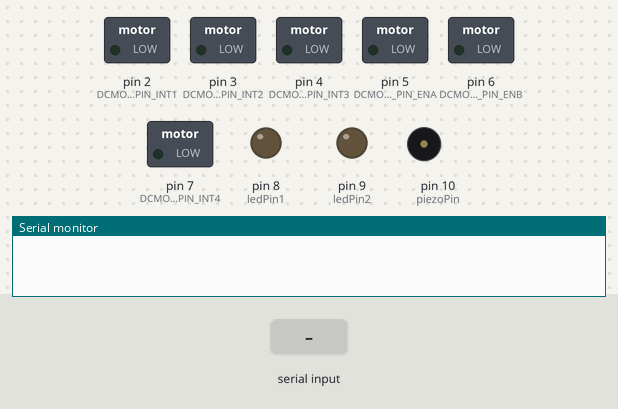
The sketch below on a simulated Arduino Uno, built with avr-gcc and run on an emulated ATmega328P. On the bench: switched loads named in the sketch (green lamp = pin HIGH), output pins drawn as LEDs (lit = HIGH), buzzer (waves = sounding), the last lines printed to the serial monitor. Dashed ring = blinking. Inputs (shaded band) come from the test bench.

Above: at 1.2 s.
1.3 s: "30,150\n" received over Serial
At 6.5 s:
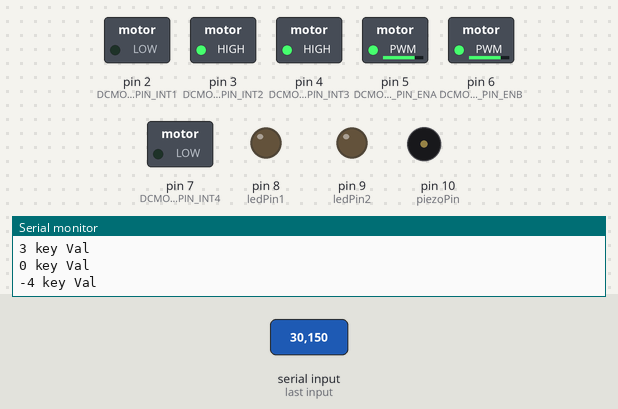
At 8.8 s:
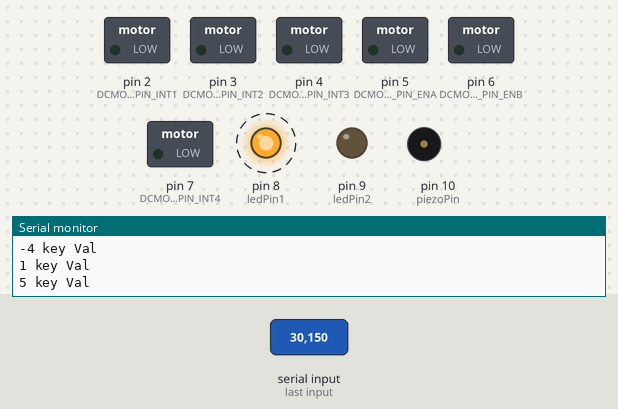
Timing chart, 0 to 15.8 s (numbered marks = the images above; inputs shaded):
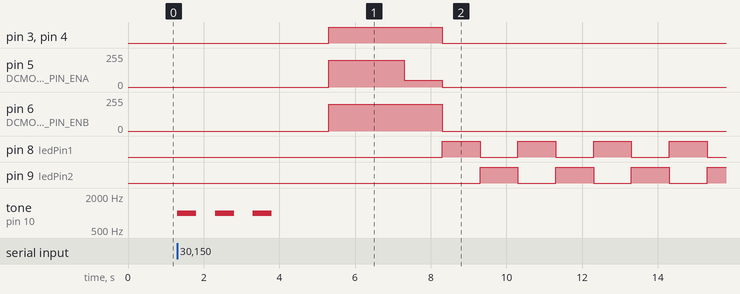

Measured:
- after the input at 1.3 s, pin 3 (DCMOTORDRIVERL298_PIN_INT2), pin 4 (DCMOTORDRIVERL298_PIN_INT3): LOW → HIGH after 4.0 s, → LOW 3.0 s later

The sketch:

Firmware.ino
```cpp
// Include Libraries
#include "Arduino.h"
#include "DCMDriverL298.h"


// Pin Definitions
#define DCMOTORDRIVERL298_PIN_INT1	2
#define DCMOTORDRIVERL298_PIN_ENB	6
#define DCMOTORDRIVERL298_PIN_INT2	3
#define DCMOTORDRIVERL298_PIN_ENA	5
#define DCMOTORDRIVERL298_PIN_INT3	4
#define DCMOTORDRIVERL298_PIN_INT4	7

int piezoPin = 10;
int ledPin1 = 8;
int ledPin2 = 9;


// Global variables and defines

// object initialization
DCMDriverL298 dcMotorDriverL298(DCMOTORDRIVERL298_PIN_ENA,DCMOTORDRIVERL298_PIN_INT1,DCMOTORDRIVERL298_PIN_INT2,DCMOTORDRIVERL298_PIN_ENB,DCMOTORDRIVERL298_PIN_INT3,DCMOTORDRIVERL298_PIN_INT4);

// Setup the essentials for your circuit to work. It runs first every time your circuit is powered with electricity.
void setup()
{
    // Setup Serial which is useful for debugging
    // Use the Serial Monitor to view printed messages
    Serial.begin(9600);
    pinMode(ledPin1, OUTPUT);
    pinMode(ledPin2, OUTPUT);

}

// Main logic of your circuit. It defines the interaction between the components you selected. After setup, it runs over and over again, in an eternal loop.
void loop()
{
  if(Serial.available() > 0){
    int key = Serial.read() - '0';
    Serial.print(key);
    Serial.print(" key Val");
    Serial.println();

    if(key == 0){
      dcMotorDriverL298.setMotorA(200,1);
      dcMotorDriverL298.setMotorB(200,0);
    } else if(key == 1){
       dcMotorDriverL298.setMotorA(50,1);
       dcMotorDriverL298.setMotorB(200,0);
    } else if(key ==2){
       dcMotorDriverL298.setMotorA(200,1);
      dcMotorDriverL298.setMotorB(50,0);
    }else if(key == 3){
      for(int i = 0; i < 3; i++){
        tone(piezoPin, 1000, 500);
        delay(1000);
      }
    }else if(key == 4){
      for(int i = 0; i < 5; i++){
        tone(piezoPin, 1500, 500);
        delay(500);
      }
    } else if(key == 5){
      dcMotorDriverL298.stopMotors();
      for(int i = 0; i < 5; i++){
        digitalWrite(ledPin1, HIGH);
        delay(1000);
        digitalWrite(ledPin1, LOW);
        digitalWrite(ledPin2, HIGH);
        delay(1000);
        digitalWrite(ledPin2, LOW);
      }
     digitalWrite(ledPin1,LOW);
    }

    delay(1000);

  }
}
```

DCMDriverL298.cpp
```cpp
#include <Arduino.h>
#include "DCMDriverL298.h"

/**
* Construct a DC Motor Driver instance.<BR>
* It constructs two DC Motor instances, motorL and motorR.<BR>
* enA, enB - enable pins for motors. connected to PWM pin on Arduino board.<BR>
* pinA1,pinA2,pinB1,pinB2 - direction pin of the motors. connected to digital pins on Arduino board.
*/
DCMDriverL298::DCMDriverL298(const int enA, const int pinA1, const int pinA2, const int enB, const int pinB1, const int pinB2) : m_enA(enA), m_enB(enB), m_pinA1(pinA1), m_pinA2(pinA2), m_pinB1(pinB1), m_pinB2(pinB2)
{
	pinMode(m_pinA1,OUTPUT);
    pinMode(m_pinA2,OUTPUT);
    pinMode(m_pinB1,OUTPUT);
    pinMode(m_pinB2,OUTPUT);
    pinMode(m_enA,OUTPUT);
    pinMode(m_enB,OUTPUT);

 	stopMotors();
}

/**Set DC motor A speed and direction.
*/
void DCMDriverL298::setMotorA(int speed, bool dir)
{
	setMotor(m_enA, m_pinA1, m_pinA2, speed, dir);
}

/**Set DC motor B speed and direction.
*/
void DCMDriverL298::setMotorB(int speed, bool dir)
{
	setMotor(m_enB, m_pinB1, m_pinB2, speed, dir);
}
/**Stop DC motor A.
*/
void DCMDriverL298::stopMotorA()
{
	off(m_enA, m_pinA1, m_pinA2);
}
/**Stop DC motor B.
*/
void DCMDriverL298::stopMotorB()
{
	off(m_enB, m_pinB1, m_pinB2);
}
/**Stop both DC motors.
*/
void DCMDriverL298::stopMotors()
{
	stopMotorA();
	stopMotorB();
}
/**Set DC motor speed and direction.
*/
void DCMDriverL298::setMotor(int pinPWM, int pinDir1, int pinDir2, int speed, bool dir)
{
	analogWrite(pinPWM, speed);
	digitalWrite(pinDir1, !dir);
	digitalWrite(pinDir2, dir);
}


/**Turn off DC motor
*/
void DCMDriverL298::off(int pinPWM, int pinDir1, int pinDir2)
{
	analogWrite(pinPWM, 0);
	digitalWrite(pinDir1, LOW);
	digitalWrite(pinDir2, LOW);
}
```

DCMDriverL298.h
```cpp
/** \addtogroup DCMotorWDriver
 *  @{
 */

#ifndef _DCMDRIVERL298_H_
#define _DCMDRIVERL298_H_


//DcMotor driver class:
class DCMDriverL298
{

	public:
		DCMDriverL298(const int enA, const int pinA1, const int pinA2, const int enB, const int pinB1, const int pinB2);
		void setMotorA(int speed, bool dir);
		void setMotorB(int speed, bool dir);
		void stopMotorA();
		void stopMotorB();
		void stopMotors();
		void setMotor(int pinPWM, int pinDir1, int pinDir2, int speed, bool dir);
		void off(int pinPWM, int pinDir1, int pinDir2);
	private:
		const int m_enA, m_enB, m_pinA1, m_pinA2, m_pinB1, m_pinB2;

};

#endif // _DCMDRIVERL298_H_
/** @}*/
```
